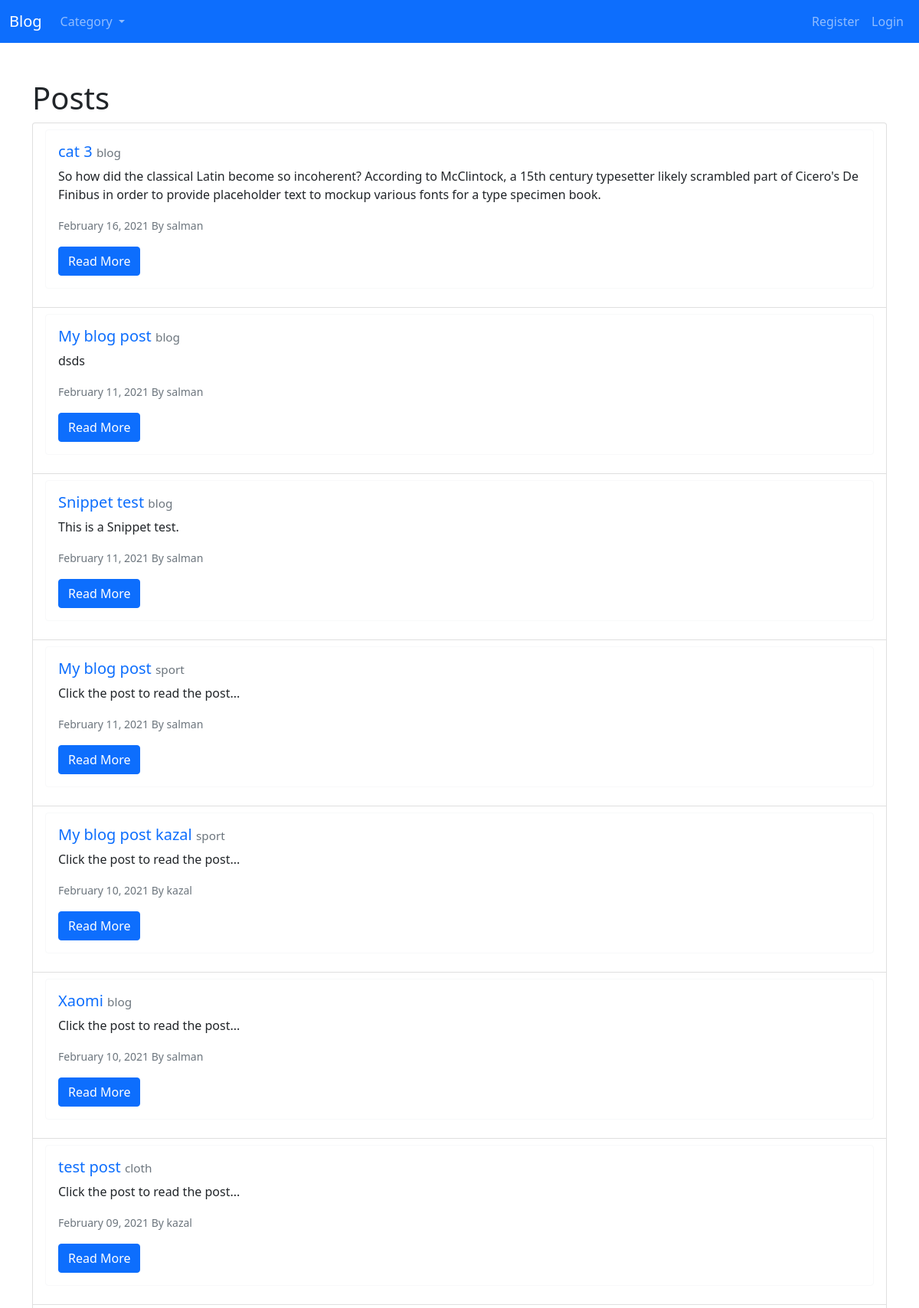
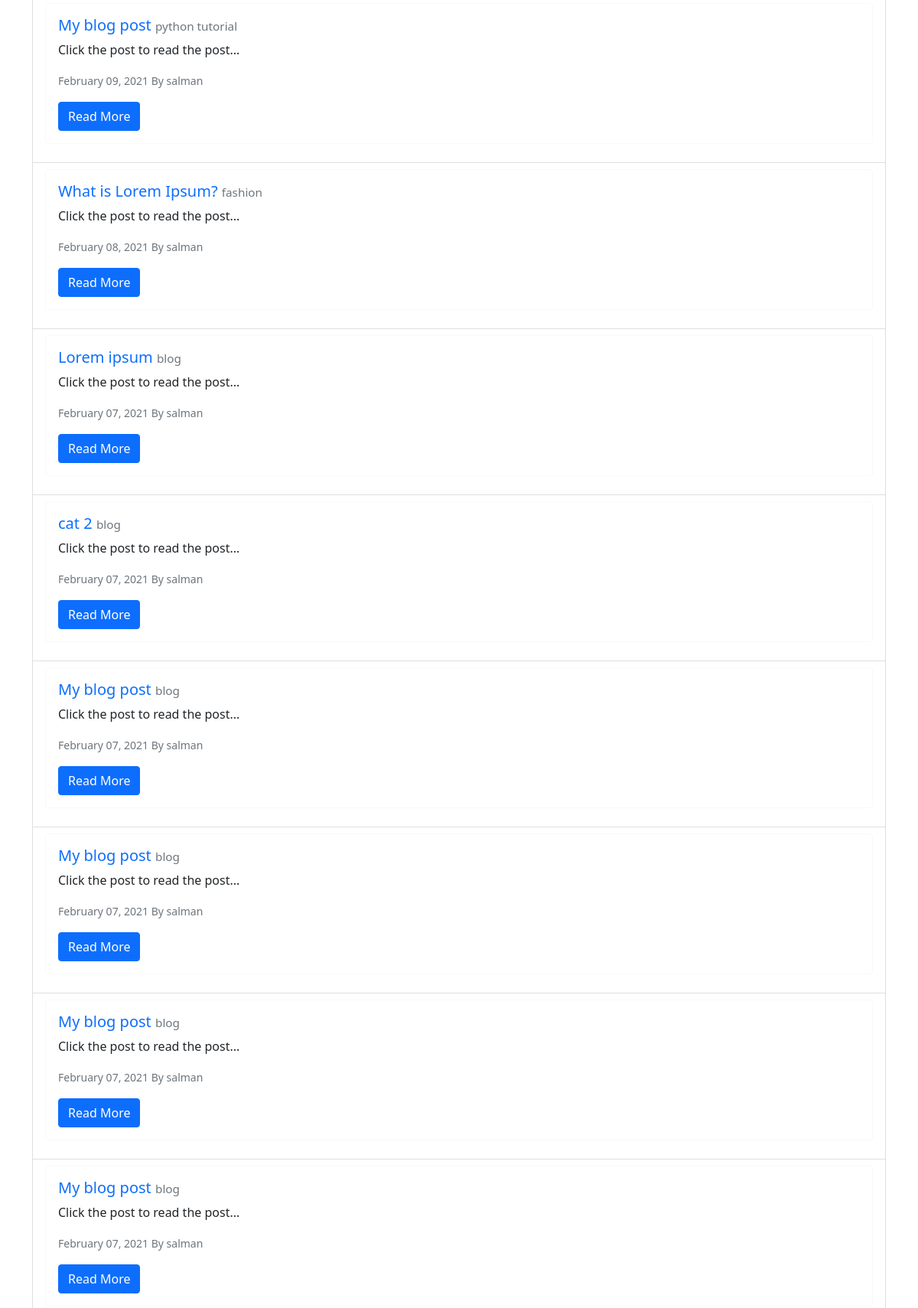
The page / (upper part) on the database its author committed (2 pictures, top to bottom).
### post/models.py (models this page shows, shortened)
class Post(models.Model):
    title = models.CharField(max_length=255)
    image = models.ImageField(null=True, blank=True, upload_to='images/')
    author = models.ForeignKey(User, on_delete=models.CASCADE)
    body = RichTextField(blank=True, null=True)
    created_at = models.DateTimeField(auto_now_add=True, blank=True)
    category = models.CharField(max_length=255, default='blog')
    snippet = models.CharField(max_length=255)
    likes = models.ManyToManyField(User, related_name='posts')
    class Meta:
        db_table = 'posts'

### post/views.py (the view)
# urls.py: path('', PostListView.as_view(), name='post_list_view'),
class PostListView(generic.ListView):
    model = Post
    template_name = 'post_list.html'
    ordering = ('-created_at')
    def get_context_data(self, **kwargs):
        context = super().get_context_data(**kwargs)
        context['category_menu'] = Category.objects.all()
        return context

### post/models.py (called while the page is built)
    def __str__(self):
        return self.name

### post/templates/post_list.html (shortened to what this page needs)
{% extends 'base.html' %}
{% block content %}
<h1>Posts</h1>
<ul class="list-group">
    {% for post in post_list %}
    <li class="list-group-item">
        <div class="card border-light mb-3">
            <div class="card-body">
                <h5 class="card-title">
                    <a href="{% url 'post_detail_view' post.pk %}" class="text-decoration-none">{{ post.title }}</a>
                    <small class="text-muted">
                        <a href="{% url 'category' post.category|slugify %}" class="text-secondary"
                            style="text-decoration: none;"><small class="text-muted">{{ post.category }}</small> </a>
                    </small>
                </h5>
                <p class="card-text">{{ post.snippet|safe }}</p>
                <p class="card-text">
                    <small class="text-muted">{{ post.created_at|date:'F d, Y' }} By {{ post.author}}</small>
                </p>
                <a href="{% url 'post_detail_view' post.pk %}" class="btn btn-primary">Read More</a>
            </div>
        </div>
    </li>
    {% endfor %}
</ul>
{% endblock %}

### rows shown on the page
Post: title "cat 3", category "blog", snippet "So how did the classical Latin become so incoherent? According to McClintock, a 15th century typesetter likely scrambled part of Cicero's De Finibus in order to provide placeholder text to mockup various fonts for a type specimen book.", created_at "February 16, 2021", author "salman"
Post: title "My blog post", category "blog", snippet "dsds", created_at "February 11, 2021", author "salman"
Post: title "Snippet test", category "blog", snippet "This is a Snippet test.", created_at "February 11, 2021", author "salman"
Post: title "My blog post", category "sport", snippet "Click the post to read the post...", created_at "February 11, 2021", author "salman"
Post: title "My blog post kazal", category "sport", snippet "Click the post to read the post...", created_at "February 10, 2021", author "kazal"
Post: title "Xaomi", category "blog", snippet "Click the post to read the post...", created_at "February 10, 2021", author "salman"
Post: title "test post", category "cloth", snippet "Click the post to read the post...", created_at "February 09, 2021", author "kazal"
Post: title "My blog post", category "python tutorial", snippet "Click the post to read the post...", created_at "February 09, 2021", author "salman"
Post: title "What is Lorem Ipsum?", category "fashion", snippet "Click the post to read the post...", created_at "February 08, 2021", author "salman"
Post: title "Lorem ipsum", category "blog", snippet "Click the post to read the post...", created_at "February 07, 2021", author "salman"
Post: title "cat 2", category "blog", snippet "Click the post to read the post...", created_at "February 07, 2021", author "salman"
Post: title "My blog post", category "blog", snippet "Click the post to read the post...", created_at "February 07, 2021", author "salman"
Post: title "My blog post", category "blog", snippet "Click the post to read the post...", created_at "February 07, 2021", author "salman"
Post: title "My blog post", category "blog", snippet "Click the post to read the post...", created_at "February 07, 2021", author "salman"
Post: title "My blog post", category "blog", snippet "Click the post to read the post...", created_at "February 07, 2021", author "salman"
